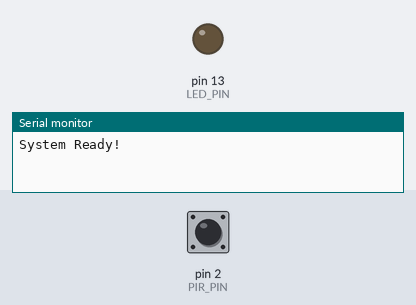
Recording of a sketch running on a simulated Arduino Uno, built with avr-gcc and run on an emulated ATmega328P. Parts: output pins drawn as LEDs (lit = HIGH), the last lines printed to the serial monitor. The inputs (shaded band) are chosen by the test bench; at power-on: pin 2 (PIR_PIN) HIGH.

Above: at 1.2 s.
1.3 s: pin 2 (PIR_PIN) pulsed LOW 2 times (0.12 s each, 0.3 s apart)
At 1.7 s:
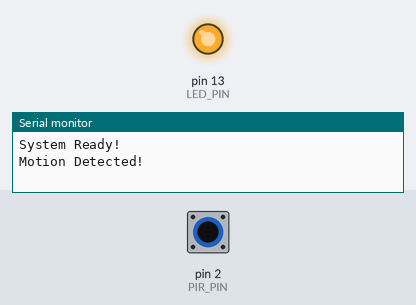
Timing chart, 0 to 4.9 s (numbered marks = the images above; inputs shaded):
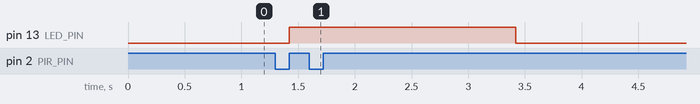

The sketch:

M1T2P.ino
```cpp
#define PIR_PIN 2
#define LED_PIN 13

bool motionDetected = false;

void motionISR();

void setup() {
    pinMode(PIR_PIN, INPUT);
    pinMode(LED_PIN, OUTPUT);

    Serial.begin(9600);
    Serial.println("System Ready!");

    attachInterrupt(digitalPinToInterrupt(PIR_PIN), motionISR, RISING);
}

void loop() {
    if (motionDetected) {
        Serial.println("Motion Detected!");
        digitalWrite(LED_PIN, HIGH);
        delay(2000);
        digitalWrite(LED_PIN, LOW);
        Serial.println("LED turned OFF.");
        motionDetected = false;
    }
}

void motionISR() {
    motionDetected = true;
}
```

Measured:
- after the input at 1.3 s, pin 13 (LED_PIN): LOW → HIGH after 0.12 s, → LOW 2.0 s later
